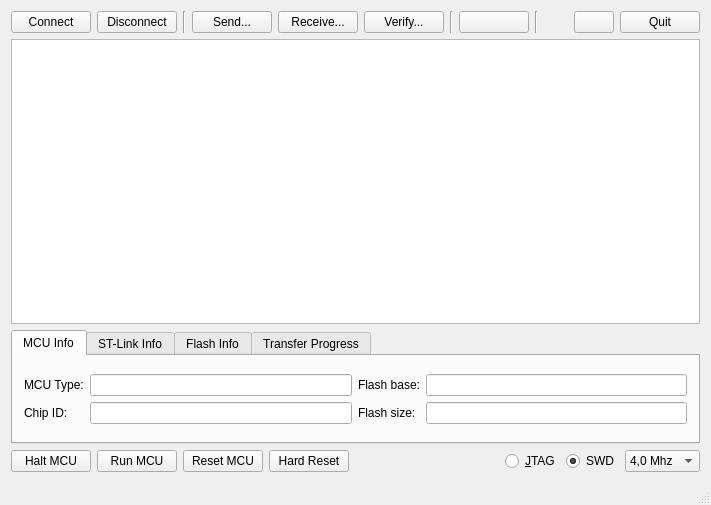
<?xml version="1.0" encoding="UTF-8"?>
<ui version="4.0">
 <class>MainWindow</class>
 <widget class="QMainWindow" name="MainWindow">
  <property name="enabled">
   <bool>true</bool>
  </property>
  <property name="geometry">
   <rect>
    <x>0</x>
    <y>0</y>
    <width>711</width>
    <height>505</height>
   </rect>
  </property>
  <property name="sizePolicy">
   <sizepolicy hsizetype="Preferred" vsizetype="Preferred">
    <horstretch>0</horstretch>
    <verstretch>0</verstretch>
   </sizepolicy>
  </property>
  <property name="windowTitle">
   <string>QSTLink2</string>
  </property>
  <property name="windowIcon">
   <iconset resource="../res/ressources.qrc">
    <normaloff>:/images/icon.ico</normaloff>:/images/icon.ico</iconset>
  </property>
  <widget class="QWidget" name="centralWidget">
   <layout class="QVBoxLayout" name="verticalLayout_4">
    <item>
     <layout class="QHBoxLayout" name="horizontalLayout_7">
      <item>
       <layout class="QHBoxLayout" name="gb_top">
        <item>
         <widget class="QPushButton" name="b_connect">
          <property name="text">
           <string>Connect</string>
          </property>
         </widget>
        </item>
        <item>
         <widget class="QPushButton" name="b_disconnect">
          <property name="text">
           <string>Disconnect</string>
          </property>
         </widget>
        </item>
        <item>
         <widget class="Line" name="line">
          <property name="orientation">
           <enum>Qt::Vertical</enum>
          </property>
         </widget>
        </item>
        <item>
         <widget class="QPushButton" name="b_send">
          <property name="text">
           <string>Send...</string>
          </property>
         </widget>
        </item>
        <item>
         <widget class="QPushButton" name="b_receive">
          <property name="text">
           <string>Receive...</string>
          </property>
         </widget>
        </item>
        <item>
         <widget class="QPushButton" name="b_verify">
          <property name="text">
           <string>Verify...</string>
          </property>
         </widget>
        </item>
        <item>
         <widget class="Line" name="line_3">
          <property name="orientation">
           <enum>Qt::Vertical</enum>
          </property>
         </widget>
        </item>
        <item>
         <widget class="QPushButton" name="b_repeat">
          <property name="enabled">
           <bool>true</bool>
          </property>
          <property name="minimumSize">
           <size>
            <width>70</width>
            <height>0</height>
           </size>
          </property>
          <property name="toolTip">
           <string>&lt;html&gt;&lt;head/&gt;&lt;body&gt;&lt;p&gt;Repeat last action&lt;/p&gt;&lt;/body&gt;&lt;/html&gt;</string>
          </property>
          <property name="text">
           <string/>
          </property>
          <property name="icon">
           <iconset resource="../res/ressources.qrc">
            <normaloff>:/images/refresh.png</normaloff>:/images/refresh.png</iconset>
          </property>
         </widget>
        </item>
        <item>
         <widget class="Line" name="line_4">
          <property name="orientation">
           <enum>Qt::Vertical</enum>
          </property>
         </widget>
        </item>
       </layout>
      </item>
      <item>
       <spacer name="horizontalSpacer_2">
        <property name="orientation">
         <enum>Qt::Horizontal</enum>
        </property>
        <property name="sizeHint" stdset="0">
         <size>
          <width>40</width>
          <height>20</height>
         </size>
        </property>
       </spacer>
      </item>
      <item>
       <layout class="QHBoxLayout" name="horizontalLayout_6">
        <item>
         <widget class="QPushButton" name="b_help">
          <property name="text">
           <string/>
          </property>
          <property name="icon">
           <iconset resource="../res/ressources.qrc">
            <normaloff>:/images/icon-questionmark.png</normaloff>:/images/icon-questionmark.png</iconset>
          </property>
         </widget>
        </item>
        <item>
         <widget class="QPushButton" name="b_quit">
          <property name="text">
           <string>Quit</string>
          </property>
         </widget>
        </item>
       </layout>
      </item>
     </layout>
    </item>
    <item>
     <widget class="QPlainTextEdit" name="t_log">
      <property name="enabled">
       <bool>true</bool>
      </property>
      <property name="sizePolicy">
       <sizepolicy hsizetype="Expanding" vsizetype="MinimumExpanding">
        <horstretch>0</horstretch>
        <verstretch>0</verstretch>
       </sizepolicy>
      </property>
      <property name="font">
       <font>
        <family>Courier New</family>
        <pointsize>10</pointsize>
        <weight>50</weight>
        <bold>false</bold>
       </font>
      </property>
      <property name="documentTitle">
       <string/>
      </property>
      <property name="undoRedoEnabled">
       <bool>false</bool>
      </property>
      <property name="readOnly">
       <bool>true</bool>
      </property>
     </widget>
    </item>
    <item>
     <widget class="QTabWidget" name="tabw_info">
      <property name="enabled">
       <bool>true</bool>
      </property>
      <property name="sizePolicy">
       <sizepolicy hsizetype="Expanding" vsizetype="Preferred">
        <horstretch>0</horstretch>
        <verstretch>0</verstretch>
       </sizepolicy>
      </property>
      <property name="tabPosition">
       <enum>QTabWidget::North</enum>
      </property>
      <property name="tabShape">
       <enum>QTabWidget::Rounded</enum>
      </property>
      <property name="currentIndex">
       <number>0</number>
      </property>
      <widget class="QWidget" name="tab_mcu">
       <attribute name="title">
        <string>MCU Info</string>
       </attribute>
       <layout class="QVBoxLayout" name="verticalLayout_5">
        <item>
         <layout class="QGridLayout" name="gridLayout">
          <item row="0" column="3">
           <widget class="QLineEdit" name="le_flashbase">
            <property name="readOnly">
             <bool>true</bool>
            </property>
           </widget>
          </item>
          <item row="1" column="0">
           <widget class="QLabel" name="l_chipid">
            <property name="text">
             <string>Chip ID:</string>
            </property>
           </widget>
          </item>
          <item row="1" column="2">
           <widget class="QLabel" name="l_flashsize">
            <property name="text">
             <string>Flash size:</string>
            </property>
           </widget>
          </item>
          <item row="1" column="1">
           <widget class="QLineEdit" name="le_chipid">
            <property name="readOnly">
             <bool>true</bool>
            </property>
           </widget>
          </item>
          <item row="1" column="3">
           <widget class="QLineEdit" name="le_flashsize">
            <property name="readOnly">
             <bool>true</bool>
            </property>
           </widget>
          </item>
          <item row="0" column="1">
           <widget class="QLineEdit" name="le_type">
            <property name="readOnly">
             <bool>true</bool>
            </property>
           </widget>
          </item>
          <item row="0" column="2">
           <widget class="QLabel" name="l_flashbase">
            <property name="text">
             <string>Flash base:</string>
            </property>
           </widget>
          </item>
          <item row="0" column="0">
           <widget class="QLabel" name="l_type">
            <property name="text">
             <string>MCU Type:</string>
            </property>
           </widget>
          </item>
         </layout>
        </item>
       </layout>
      </widget>
      <widget class="QWidget" name="tab_stlink">
       <attribute name="title">
        <string>ST-Link Info</string>
       </attribute>
       <layout class="QVBoxLayout" name="verticalLayout_2">
        <item>
         <layout class="QHBoxLayout" name="horizontalLayout_3">
          <item>
           <widget class="QLabel" name="l_stlver">
            <property name="text">
             <string>Version:</string>
            </property>
           </widget>
          </item>
          <item>
           <widget class="QLineEdit" name="le_stlver">
            <property name="readOnly">
             <bool>true</bool>
            </property>
           </widget>
          </item>
          <item>
           <widget class="QLabel" name="l_jtagver">
            <property name="text">
             <string>JTAG Version:</string>
            </property>
           </widget>
          </item>
          <item>
           <widget class="QLineEdit" name="le_jtagver">
            <property name="readOnly">
             <bool>true</bool>
            </property>
           </widget>
          </item>
          <item>
           <widget class="QLabel" name="l_swimver">
            <property name="text">
             <string>SWIM Version:</string>
            </property>
           </widget>
          </item>
          <item>
           <widget class="QLineEdit" name="le_swimver">
            <property name="readOnly">
             <bool>true</bool>
            </property>
           </widget>
          </item>
         </layout>
        </item>
        <item>
         <spacer name="verticalSpacer">
          <property name="orientation">
           <enum>Qt::Vertical</enum>
          </property>
          <property name="sizeHint" stdset="0">
           <size>
            <width>20</width>
            <height>40</height>
           </size>
          </property>
         </spacer>
        </item>
       </layout>
      </widget>
      <widget class="QWidget" name="tab_flash">
       <attribute name="title">
        <string>Flash Info</string>
       </attribute>
       <layout class="QVBoxLayout" name="verticalLayout">
        <item>
         <layout class="QHBoxLayout" name="horizontalLayout">
          <item>
           <widget class="QLabel" name="l_readpr">
            <property name="text">
             <string>Read Protection:</string>
            </property>
           </widget>
          </item>
          <item>
           <widget class="QLineEdit" name="le_readpr"/>
          </item>
          <item>
           <widget class="QLabel" name="l_writepr">
            <property name="text">
             <string>Write Protection:</string>
            </property>
           </widget>
          </item>
          <item>
           <widget class="QLineEdit" name="le_writepr"/>
          </item>
          <item>
           <spacer name="horizontalSpacer">
            <property name="orientation">
             <enum>Qt::Horizontal</enum>
            </property>
            <property name="sizeHint" stdset="0">
             <size>
              <width>40</width>
              <height>20</height>
             </size>
            </property>
           </spacer>
          </item>
         </layout>
        </item>
        <item>
         <spacer name="verticalSpacer_2">
          <property name="orientation">
           <enum>Qt::Vertical</enum>
          </property>
          <property name="sizeHint" stdset="0">
           <size>
            <width>20</width>
            <height>40</height>
           </size>
          </property>
         </spacer>
        </item>
       </layout>
      </widget>
      <widget class="QWidget" name="tab_progress">
       <attribute name="title">
        <string>Transfer Progress</string>
       </attribute>
       <layout class="QVBoxLayout" name="verticalLayout_3">
        <item>
         <widget class="QLabel" name="l_progress">
          <property name="text">
           <string>No transfer in progress</string>
          </property>
          <property name="alignment">
           <set>Qt::AlignCenter</set>
          </property>
          <property name="textInteractionFlags">
           <set>Qt::NoTextInteraction</set>
          </property>
         </widget>
        </item>
        <item>
         <layout class="QHBoxLayout" name="horizontalLayout_4">
          <item>
           <widget class="QLabel" name="l_status">
            <property name="minimumSize">
             <size>
              <width>40</width>
              <height>0</height>
             </size>
            </property>
            <property name="text">
             <string>Idle</string>
            </property>
            <property name="alignment">
             <set>Qt::AlignCenter</set>
            </property>
            <property name="textInteractionFlags">
             <set>Qt::NoTextInteraction</set>
            </property>
           </widget>
          </item>
          <item>
           <widget class="QProgressBar" name="pgb_loader">
            <property name="maximumSize">
             <size>
              <width>100</width>
              <height>16777215</height>
             </size>
            </property>
            <property name="value">
             <number>0</number>
            </property>
            <property name="textVisible">
             <bool>false</bool>
            </property>
            <property name="invertedAppearance">
             <bool>false</bool>
            </property>
           </widget>
          </item>
          <item>
           <widget class="Line" name="line_2">
            <property name="orientation">
             <enum>Qt::Vertical</enum>
            </property>
           </widget>
          </item>
          <item>
           <widget class="QProgressBar" name="pgb_transfer">
            <property name="value">
             <number>0</number>
            </property>
           </widget>
          </item>
          <item>
           <widget class="QPushButton" name="b_stop">
            <property name="enabled">
             <bool>true</bool>
            </property>
            <property name="text">
             <string>Stop</string>
            </property>
           </widget>
          </item>
         </layout>
        </item>
       </layout>
      </widget>
     </widget>
    </item>
    <item>
     <layout class="QHBoxLayout" name="gb_bottom">
      <item>
       <widget class="QPushButton" name="b_halt">
        <property name="text">
         <string>Halt MCU</string>
        </property>
       </widget>
      </item>
      <item>
       <widget class="QPushButton" name="b_run">
        <property name="text">
         <string>Run MCU</string>
        </property>
       </widget>
      </item>
      <item>
       <widget class="QPushButton" name="b_reset">
        <property name="text">
         <string>Reset MCU</string>
        </property>
       </widget>
      </item>
      <item>
       <widget class="QPushButton" name="b_hardReset">
        <property name="text">
         <string>Hard Reset</string>
        </property>
       </widget>
      </item>
      <item>
       <spacer name="horizontalSpacer_3">
        <property name="orientation">
         <enum>Qt::Horizontal</enum>
        </property>
        <property name="sizeHint" stdset="0">
         <size>
          <width>40</width>
          <height>20</height>
         </size>
        </property>
       </spacer>
      </item>
      <item>
       <widget class="QRadioButton" name="r_jtag">
        <property name="text">
         <string>&amp;JTAG</string>
        </property>
       </widget>
      </item>
      <item>
       <widget class="QRadioButton" name="r_swd">
        <property name="text">
         <string>SWD</string>
        </property>
        <property name="checked">
         <bool>true</bool>
        </property>
       </widget>
      </item>
      <item>
       <widget class="QComboBox" name="r_clock">
        <item>
         <property name="text">
          <string>4,0 Mhz</string>
         </property>
        </item>
        <item>
         <property name="text">
          <string>1,8 MHz</string>
         </property>
        </item>
        <item>
         <property name="text">
          <string>0,9 MHz</string>
         </property>
        </item>
        <item>
         <property name="text">
          <string>480 Khz</string>
         </property>
        </item>
        <item>
         <property name="text">
          <string>240 Khz</string>
         </property>
        </item>
        <item>
         <property name="text">
          <string>125 Khz</string>
         </property>
        </item>
        <item>
         <property name="text">
          <string>100 Khz</string>
         </property>
        </item>
        <item>
         <property name="text">
          <string>050 Khz</string>
         </property>
        </item>
        <item>
         <property name="text">
          <string>025 Khz</string>
         </property>
        </item>
        <item>
         <property name="text">
          <string>015 Khz</string>
         </property>
        </item>
        <item>
         <property name="text">
          <string>005 Khz</string>
         </property>
        </item>
       </widget>
      </item>
     </layout>
    </item>
   </layout>
  </widget>
  <widget class="QStatusBar" name="statusBar"/>
 </widget>
 <layoutdefault spacing="6" margin="11"/>
 <resources>
  <include location="../res/ressources.qrc"/>
 </resources>
 <connections>
  <connection>
   <sender>b_quit</sender>
   <signal>clicked()</signal>
   <receiver>b_stop</receiver>
   <slot>click()</slot>
   <hints>
    <hint type="sourcelabel">
     <x>529</x>
     <y>32</y>
    </hint>
    <hint type="destinationlabel">
     <x>543</x>
     <y>386</y>
    </hint>
   </hints>
  </connection>
 </connections>
</ui>
